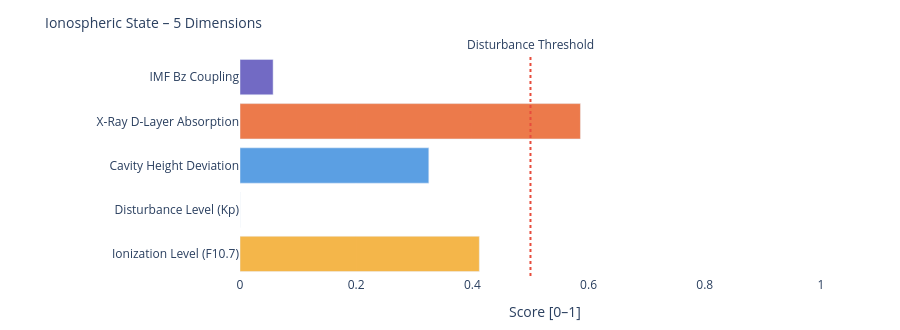

Notebook source saved alongside this figure:
### Markdown cell above
---
### 📐 Systemic Insight: Geometric Cavity vs. Real Schumann Resonance

**Relevant for:** Layer 6 = delta analysis &nbsp;|&nbsp; Layer 7 = feature vector / system interpretation

A cavity height change from 80 km to 70 km shifts the **idealized geometric frequencies** only minimally:

| Modus | Aktuell | Referenz | Δ |
|-------|---------|----------|---|
| SR-1 | 10.4762 Hz | 10.4599 Hz | +16 mHz |
| SR-2 | 18.1452 Hz | 18.1171 Hz | +28 mHz |
| SR-3 | 25.6612 Hz | 25.6215 Hz | +40 mHz |
| SR-4 | 33.1285 Hz | 33.0772 Hz | +51 mHz |

The geometric effect is limited because 10 km is very small compared to Earth's radius (~6371 km).

**Consequence:** Real Schumann deviations are likely driven more strongly by **conductivity, damping, day/night structure, lightning distribution and source geometry** than by pure cavity height.

---

**Layer 6 compares:**
```
geometric Δ from Layer 4  vs.  observed Δ from real Schumann measurement data
```

**Layer 7 Feature:**
```
If real Δ >> geometric Δ  →  non-geometric factors dominant
```

### Code cell
# ============================================================
# IONOSPHERIC STATE – Summary gauge
# Five dimensions: ionization, disturbance, cavity height, X-Ray, Bz coupling
# ============================================================

def norm(v, lo, hi):
    if v is None: return None
    return round(max(0.0, min(1.0, (v - lo) / (hi - lo))), 3)

# Ionization level (F10.7 → F2-Layer)
ioniz = norm(f107_val, 60, 250)

# Disturbance level (Kp → E/F-Layer irregularities)
disturb = norm(kp_val, 0, 9)

# Cavity height deviation from reference (80 km)
h_dev = norm(abs(h_eff - 80), 0, 20)

# X-Ray ionization (D-Layer absorption)
xray_ioniz = None
if xray_now is not None:
    xray_ioniz = norm(math.log10(max(xray_now, 1e-9)) + 9, 0, 5)

# Bz coupling (southward Bz → stronger magnetosphere-ionosphere coupling)
bz_coupling = norm(-(bz_now or 0), -5, 30) if bz_now is not None else None

dims = [
    ('Ionization Level (F10.7)',    ioniz,      '#F2A623'),
    ('Disturbance Level (Kp)',      disturb,    '#7F77DD'),
    ('Cavity Height Deviation',     h_dev,      '#378ADD'),
    ('X-Ray D-Layer Absorption',    xray_ioniz, '#E85D24'),
    ('IMF Bz Coupling',             bz_coupling,'#534AB7'),
]

fig = go.Figure()
for name, val, col in dims:
    if val is not None:
        h = int(val * 20)
        bar = '█' * h + '░' * (20 - h)
        label = f'{name}:  {bar}  {val:.3f}'
    else:
        label = f'{name}:  {"─" * 20}  n/a'
    fig.add_trace(go.Bar(
        x=[val if val is not None else 0],
        y=[name],
        orientation='h',
        marker_color=col, opacity=0.82,
        showlegend=False
    ))

fig.add_vline(x=0.5, line_dash='dot', line_color='#e74c3c',
              annotation_text='Disturbance Threshold', annotation_position='top')
fig.update_layout(
    title=dict(text='Ionospheric State – 5 Dimensions', font=dict(size=14)),
    xaxis=dict(title='Score [0–1]', range=[0, 1.05]),
    height=330, plot_bgcolor='rgba(0,0,0,0)', paper_bgcolor='rgba(0,0,0,0)',
    margin=dict(l=240, r=50, t=55, b=40)
)
fig.show()

print(f'\nIonospheric state:')
for name, val, _ in dims:
    print(f'  {name:<35} {val:.3f}' if val is not None else f'  {name:<35} n/a')

### Figure 1 — Plotly figure (JSON) as saved in the notebook; plotly's stock layout.template omitted (floating-point values rounded to 4 significant figures)
{"data": [{"marker": {"color": "#F2A623"}, "opacity": 0.82, "orientation": "h", "showlegend": false, "type": "bar", "x": [0.412], "y": ["Ionization Level (F10.7)"]}, {"marker": {"color": "#7F77DD"}, "opacity": 0.82, "orientation": "h", "showlegend": false, "type": "bar", "x": [0.0], "y": ["Disturbance Level (Kp)"]}, {"marker": {"color": "#378ADD"}, "opacity": 0.82, "orientation": "h", "showlegend": false, "type": "bar", "x": [0.325], "y": ["Cavity Height Deviation"]}, {"marker": {"color": "#E85D24"}, "opacity": 0.82, "orientation": "h", "showlegend": false, "type": "bar", "x": [0.586], "y": ["X-Ray D-Layer Absorption"]}, {"marker": {"color": "#534AB7"}, "opacity": 0.82, "orientation": "h", "showlegend": false, "type": "bar", "x": [0.057], "y": ["IMF Bz Coupling"]}], "layout": {"annotations": [{"showarrow": false, "text": "Disturbance Threshold", "x": 0.5, "xanchor": "center", "xref": "x", "y": 1, "yanchor": "bottom", "yref": "y domain"}], "height": 330, "margin": {"b": 40, "l": 240, "r": 50, "t": 55}, "paper_bgcolor": "rgba(0,0,0,0)", "plot_bgcolor": "rgba(0,0,0,0)", "shapes": [{"line": {"color": "#e74c3c", "dash": "dot"}, "type": "line", "x0": 0.5, "x1": 0.5, "xref": "x", "y0": 0, "y1": 1, "yref": "y domain"}], "title": {"font": {"size": 14}, "text": "Ionospheric State – 5 Dimensions"}, "xaxis": {"range": [0, 1.05], "title": {"text": "Score [0–1]"}}}}
